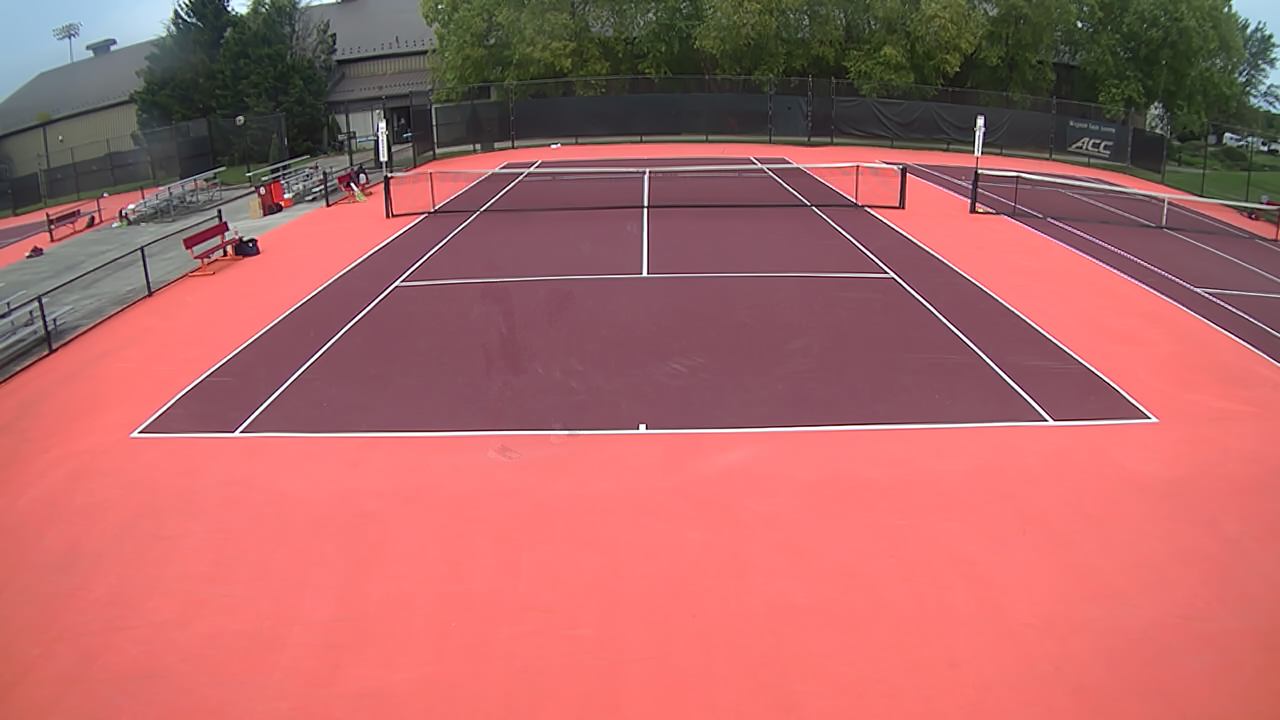
#> input picture pictures/02.png, 1280 x 720 px
$ python trial2.py
#> lines starting #> are read from the running program, lines starting #| are printed output that depends on the picture; after the words box and inside, x2 and y2 are one past the last pixel; in counts of white or black regions, pixels touching at a corner belong together; long printed decimals are rounded
import numpy as np
import cv2
import scipy.ndimage as ndi

img = cv2.imread('pictures/02.png')
#> img is the input picture: shape (720, 1280, 3); mean B, G, R 101.2, 101.9, 174.4
gray = cv2.cvtColor(img, cv2.COLOR_BGR2GRAY)
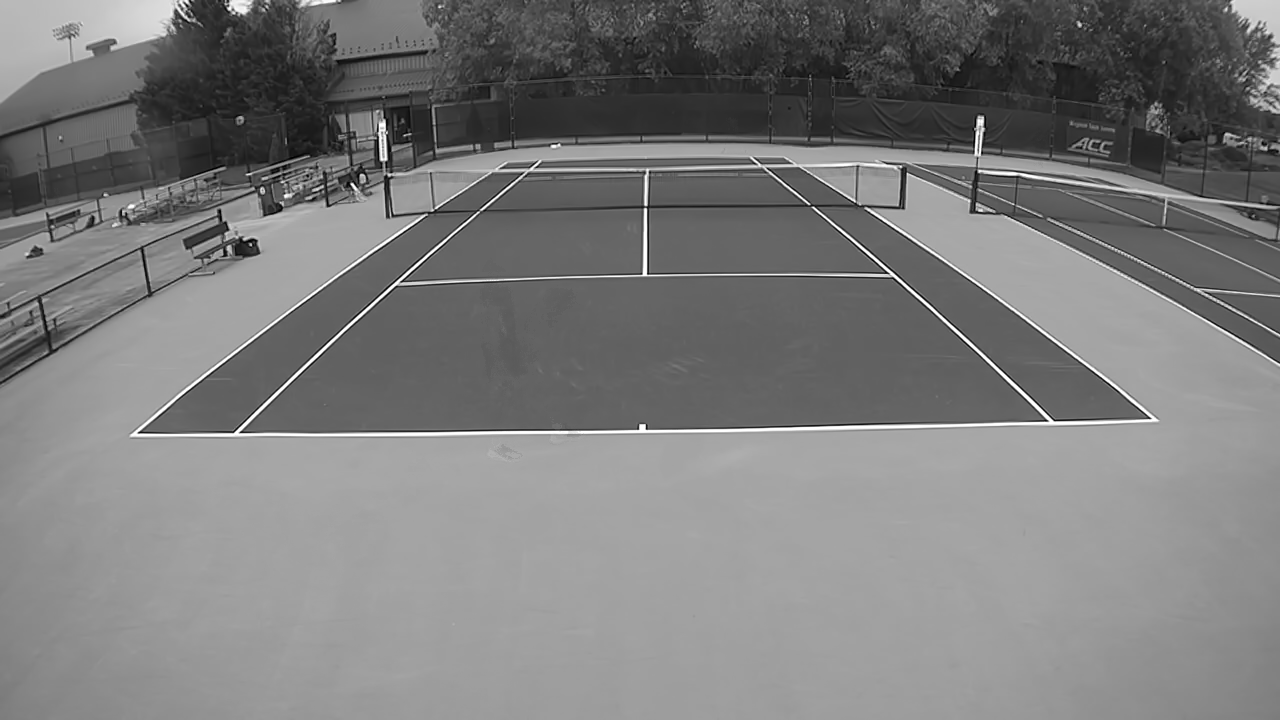
#> gray: shape (720, 1280); min 0, max 255, mean 123.5
smooth = ndi.filters.median_filter(gray, size=2)
edges = smooth > 200
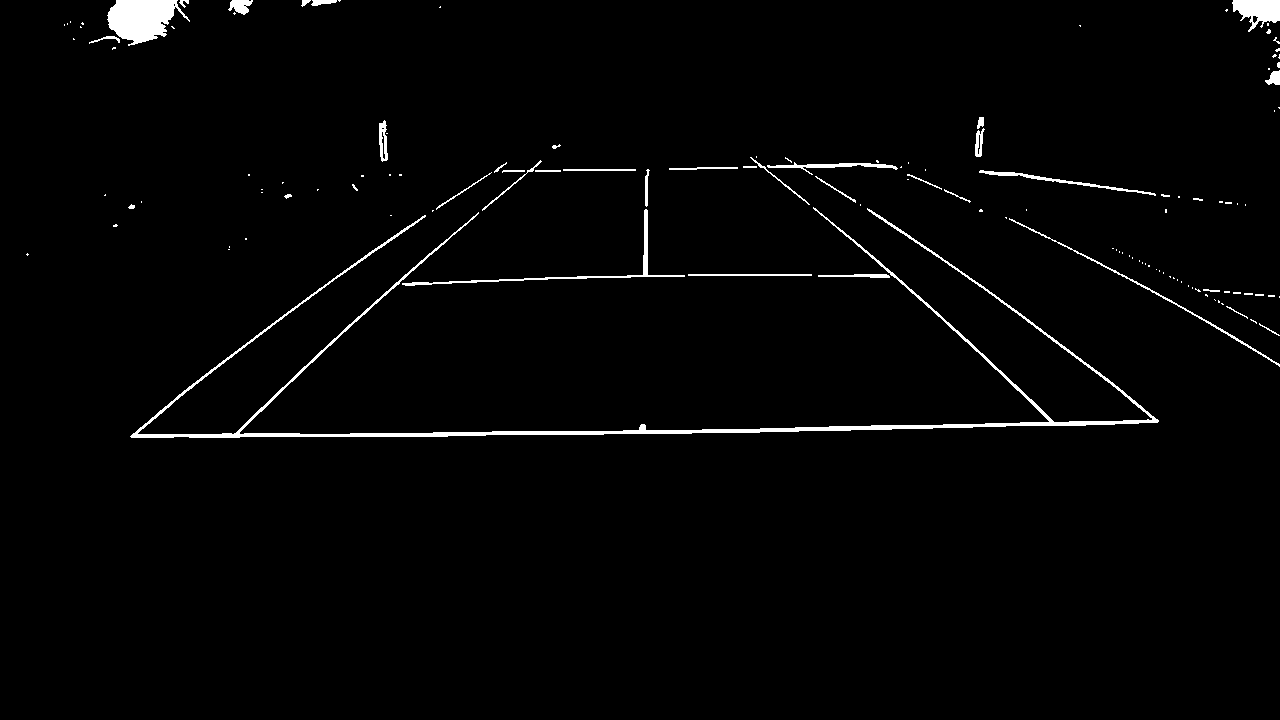
#> edges: shape (720, 1280) bool; 1.8% white; 129 white regions (91 under 20 px), largest, box (x1, y1, x2, y2) and area: (130, 207, 1159, 438) 7506, (107, 0, 190, 46) 2372, (1232, 0, 1280, 32) 935

lines = cv2.HoughLines(edges.astype(np.uint8), 0.5, np.pi/180, 120)
#> lines = 50 rows, first 8: [434, 1.57], [441.5, 1.55], [433, 1.57], [435, 1.57], [432, 1.57], [436, 1.57], [431, 1.57], [275, 1.57]

for line in lines:
    for rho,theta in line:
        print(rho, theta)
        a = np.cos(theta)
        b = np.sin(theta)
        x0 = a*rho
        y0 = b*rho
        x1 = int(x0 + 1000*(-b))
        y1 = int(y0 + 1000*(a))
        x2 = int(x0 - 1000*(-b))
        y2 = int(y0 - 1000*(a))
        cv2.line(img,(x1,y1),(x2,y2),(0,0,255),2)
#> this loop made 50 passes
#> line on passes 1 to 12: [[434, 1.57]], [[441.5, 1.55]], [[433, 1.57]], [[435, 1.57]], [[432, 1.57]], [[436, 1.57]], [[431, 1.57]], [[275, 1.57]], [[430, 1.57]], [[425, 1.57]], [[429, 1.57]], [[276, 1.57]]
#| 434.0 1.571
#| 441.5 1.553
#| 433.0 1.571
#| 435.0 1.571
#| 432.0 1.571
#| 436.0 1.571
#| 431.0 1.571
#| 275.0 1.571
#> (further printed lines are left out)
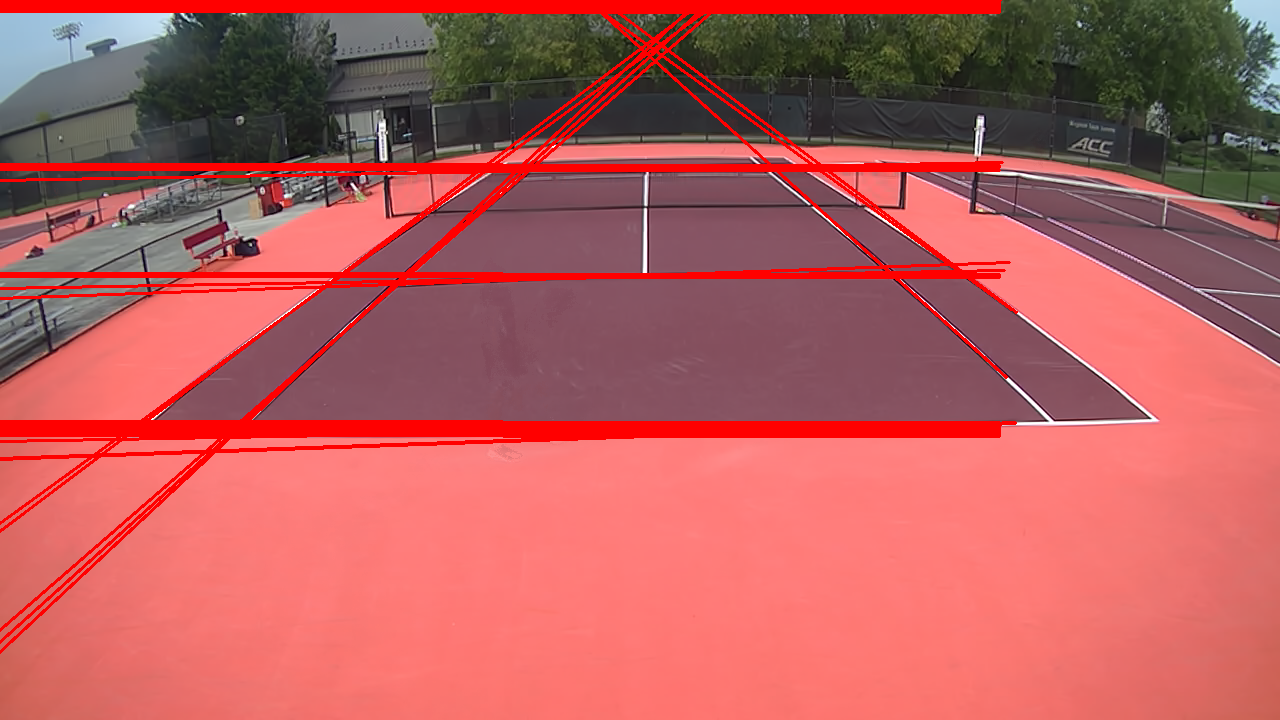
#> img: shape (720, 1280, 3); 7.46% of pixels changed, all inside (x1, y1, x2, y2) = (0, 0, 1018, 654)

# Show the result

cv2.imshow('Measure Size', img)
cv2.waitKey(0)

$ run again, with pictures/01.png copied over pictures/02.png
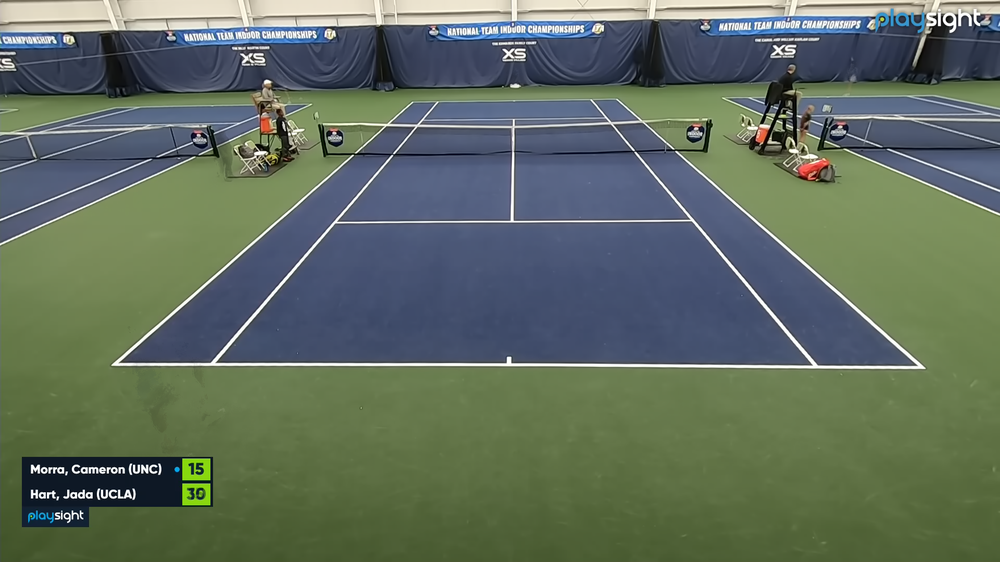
#> input picture pictures/01.png, 1000 x 562 px, shrunk from 1920 x 1080 before the run
#> img is the input picture: shape (562, 1000, 3); mean B, G, R 95.6, 109.5, 96
#> `edges = smooth > 200`:
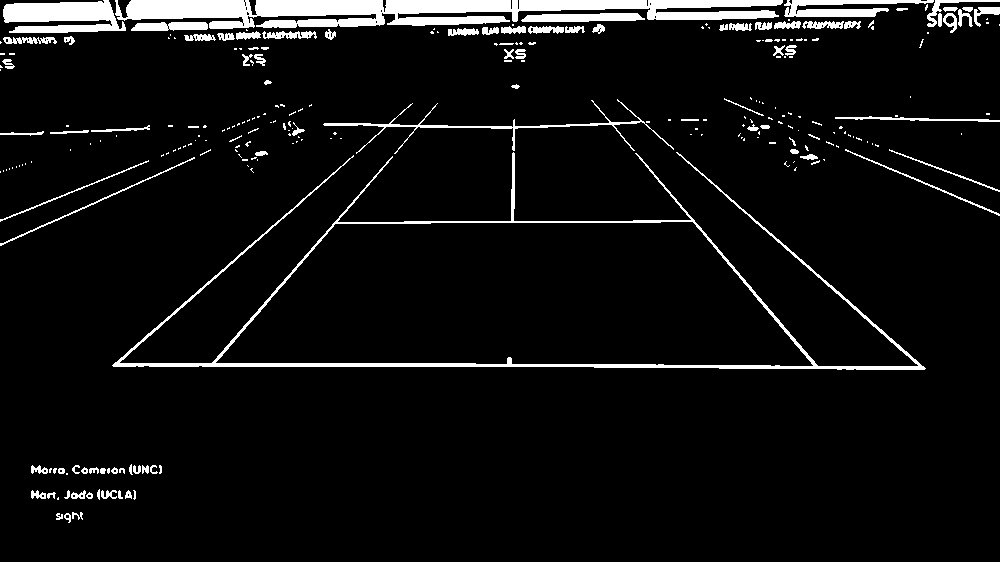
#> edges: shape (562, 1000) bool; 6.1% white; 257 white regions (164 under 20 px), largest, box (x1, y1, x2, y2) and area: (115, 0, 783, 29) 11639, (112, 152, 926, 370) 6938, (3, 0, 126, 33) 2866
#> lines = 189 rows, first 8: [1, 1.57], [2, 1.57], [3, 1.57], [0, 1.57], [4, 1.57], [366, 1.57], [5, 1.57], [9, 1.57]
#> the loop `for line in lines:` made 189 passes
#> (printed output is left out)
#> after the loop `for line in lines:`:
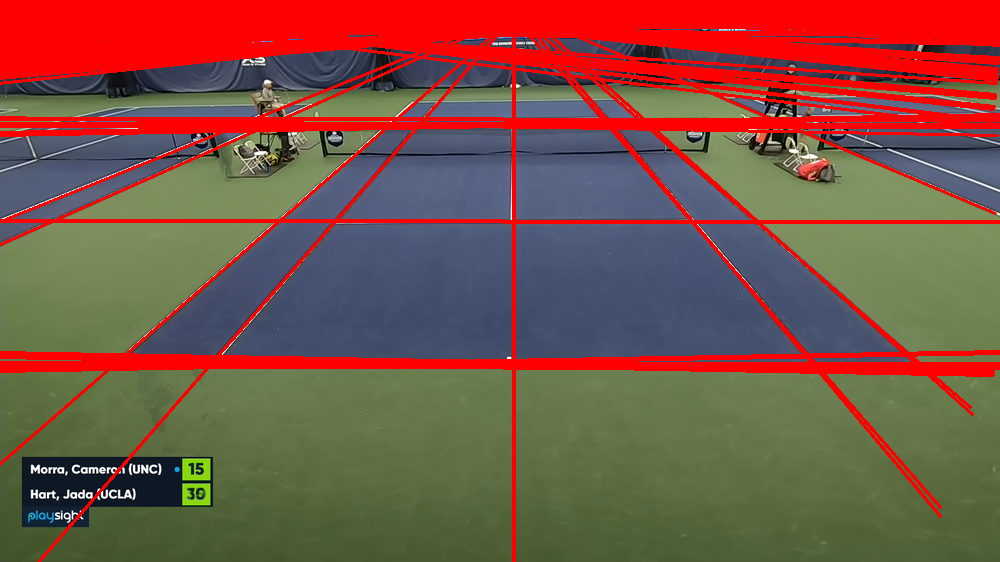
#> img: shape (562, 1000, 3); mean B, G, R 68.9, 82.8, 123.5

$ run again, with pictures/03.png copied over pictures/02.png
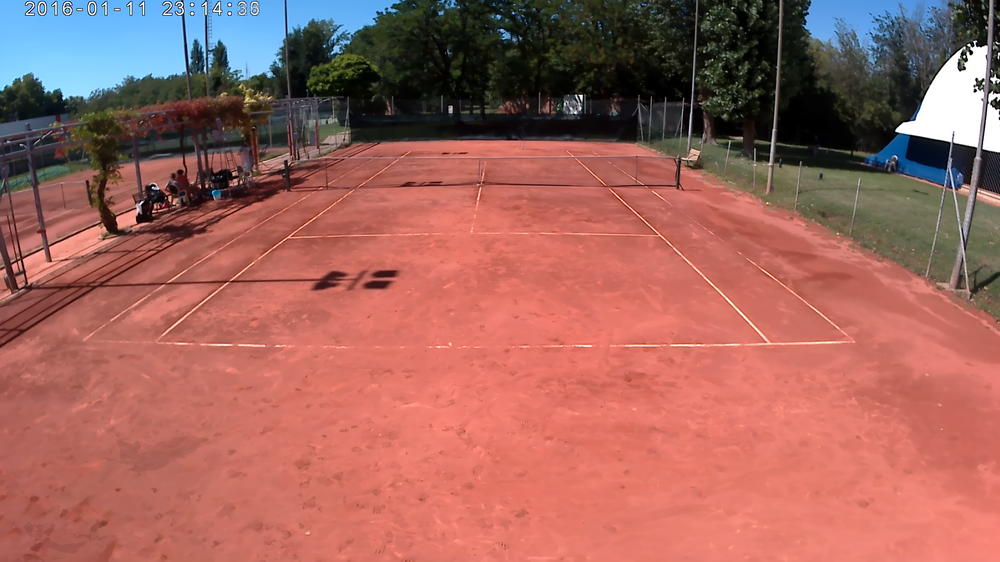
#> input picture pictures/03.png, 1000 x 562 px, shrunk from 1920 x 1080 before the run
#> img is the input picture: shape (562, 1000, 3); mean B, G, R 93.5, 100.7, 160.4
#> `edges = smooth > 200`:
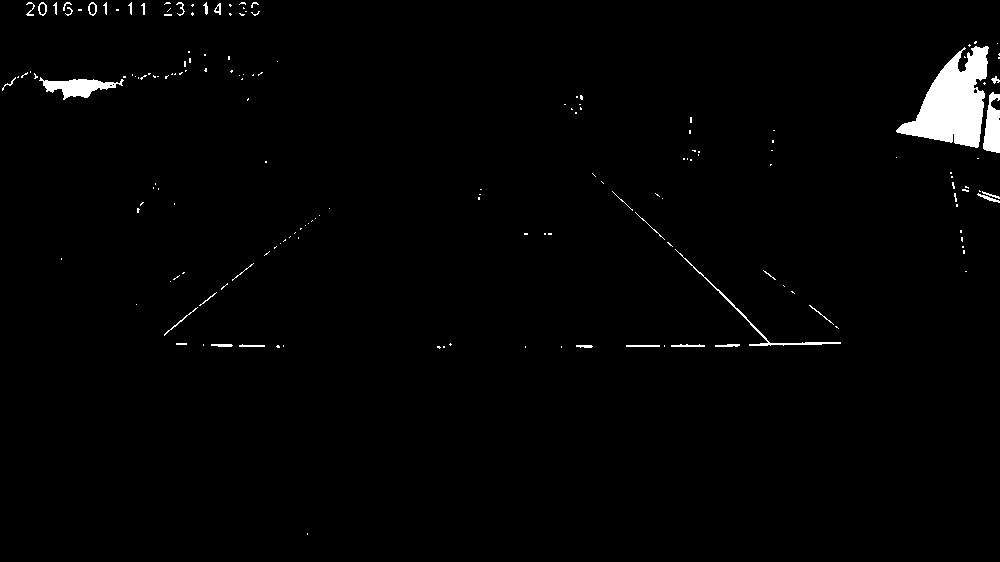
#> edges: shape (562, 1000) bool; 1.6% white; 172 white regions (138 under 20 px), largest, box (x1, y1, x2, y2) and area: (896, 46, 989, 148) 5004, (39, 77, 124, 100) 889, (983, 92, 1000, 153) 725
#> lines = [[345, 1.57], [346, 1.57], [83, 1.57], [344, 1.57], [84, 1.57], [82, 1.57]]
#> the loop `for line in lines:` made 6 passes
#> (printed output is left out)
#> after the loop `for line in lines:`:
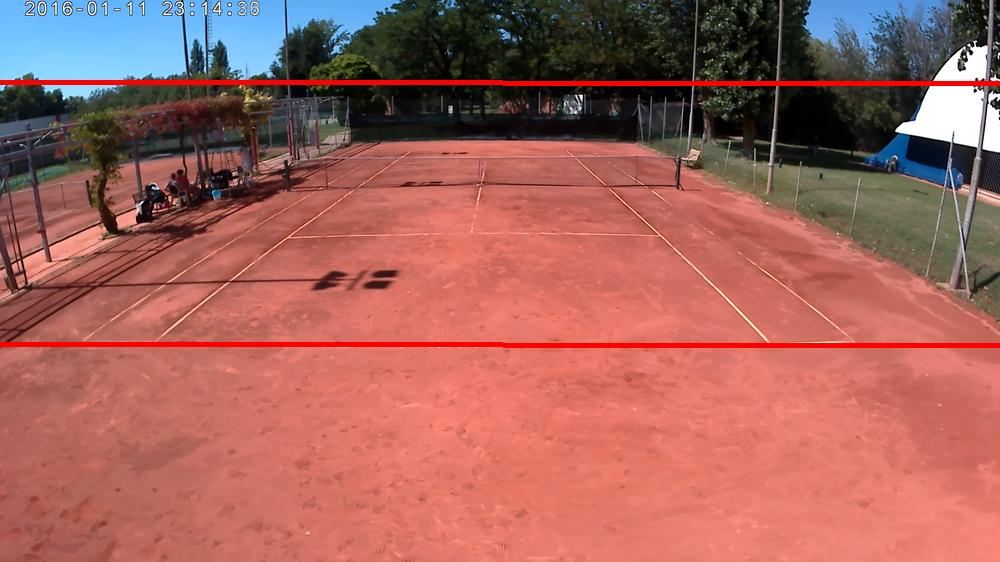
#> img: shape (562, 1000, 3); 1.78% of pixels changed, all inside (x1, y1, x2, y2) = (0, 80, 1000, 348)

$ run again, with pictures/05.png copied over pictures/02.png
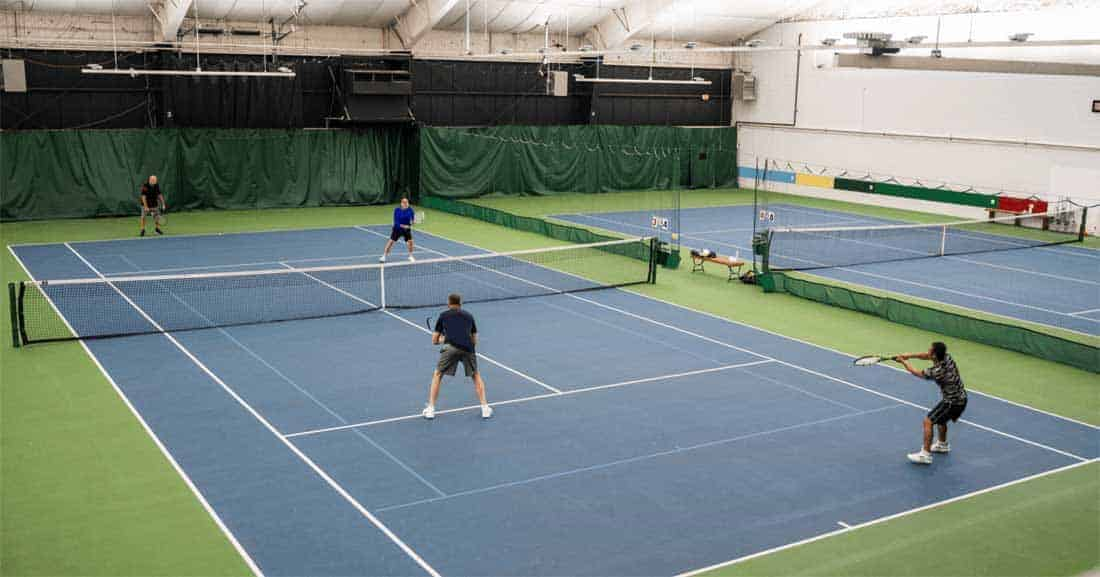
#> input picture pictures/05.png, 1100 x 577 px
#> img is the input picture: shape (577, 1100, 3); mean B, G, R 128.4, 134.4, 121.3
#> `edges = smooth > 200`:
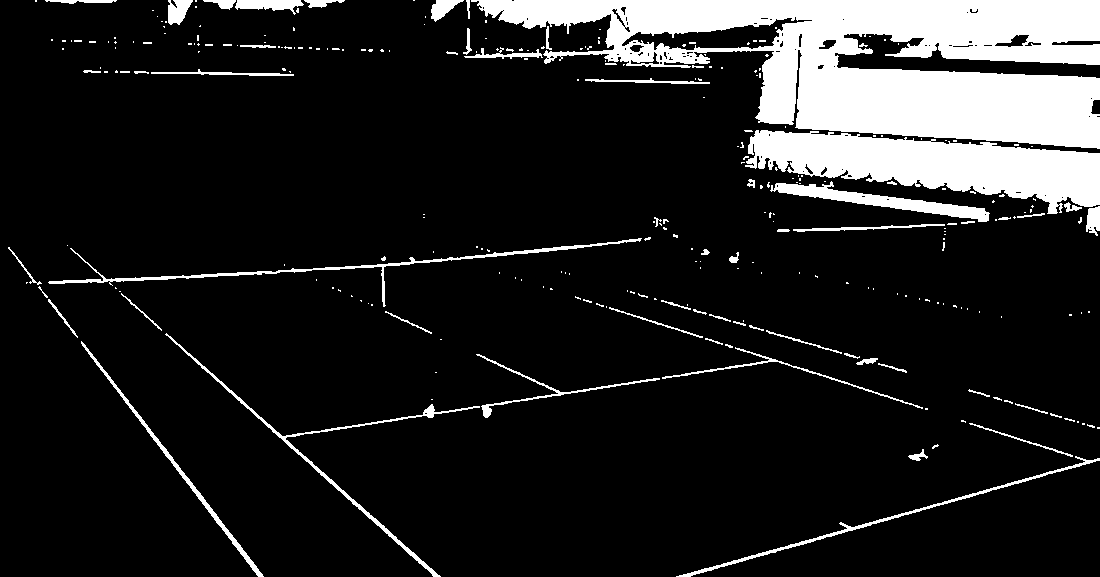
#> edges: shape (577, 1100) bool; 13.2% white; 283 white regions (221 under 20 px), largest, box (x1, y1, x2, y2) and area: (471, 0, 1100, 149) 50514, (745, 130, 1100, 214) 15843, (770, 181, 990, 222) 2414
#> the loop `for line in lines:` made 4031 passes
#> line on passes 1 to 3: [[0, 1.57]], [[1, 1.57]], [[2, 1.57]]
#> (printed output is left out)
#> after the loop `for line in lines:`:
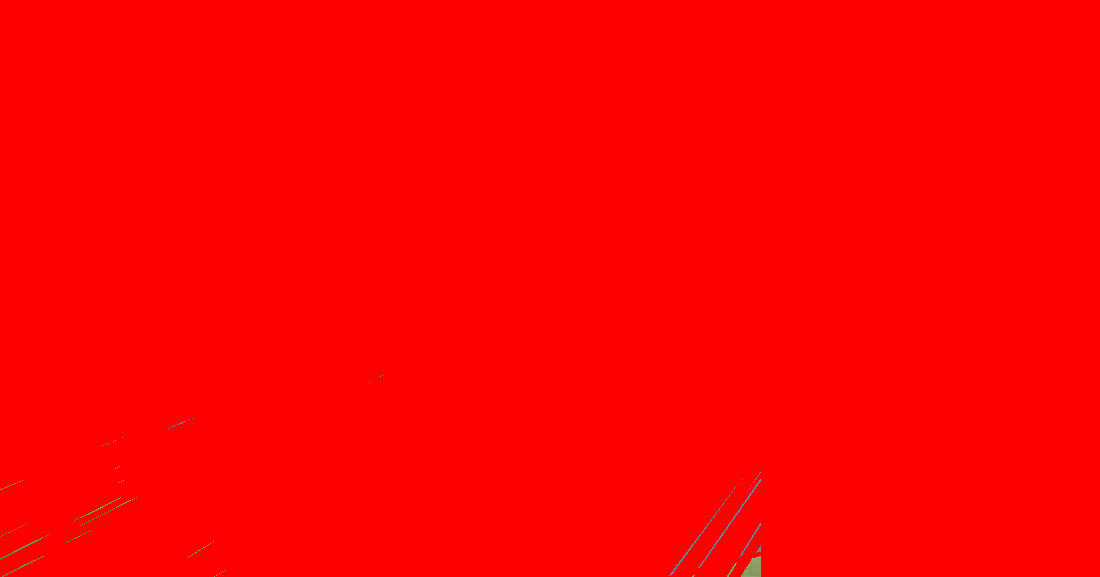
#> img: shape (577, 1100, 3); mean B, G, R 0.2, 0.2, 254.8
